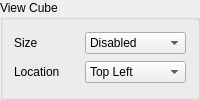
        <widget class="QGroupBox" name="ViewCubeGroup">
         <property name="title">
          <string>View Cube</string>
         </property>
         <layout class="QGridLayout" name="ViewCubeLayout">
          <item row="0" column="0">
           <widget class="QLabel" name="label_21">
            <property name="toolTip">
             <string>Choose the model-view navigation cube size, or disable it.</string>
            </property>
            <property name="buddy">
             <cstring>ViewCubeSizeCombo</cstring>
            </property>
            <property name="text">
             <string>Size</string>
            </property>
           </widget>
          </item>
          <item row="0" column="1">
           <widget class="QComboBox" name="ViewCubeSizeCombo">
            <property name="accessibleName">
             <string>View Cube</string>
            </property>
            <property name="toolTip">
             <string>Choose the model-view navigation cube size, or disable it.</string>
            </property>
            <item>
             <property name="text">
              <string>Disabled</string>
             </property>
            </item>
            <item>
             <property name="text">
              <string>Extra Small</string>
             </property>
            </item>
            <item>
             <property name="text">
              <string>Small</string>
             </property>
            </item>
            <item>
             <property name="text">
              <string>Medium</string>
             </property>
            </item>
            <item>
             <property name="text">
              <string>Large</string>
             </property>
            </item>
            <item>
             <property name="text">
              <string>Extra Large</string>
             </property>
            </item>
           </widget>
          </item>
          <item row="1" column="0">
           <widget class="QLabel" name="ViewCubeLocationLabel">
            <property name="toolTip">
             <string>Choose the corner for the model-view navigation cube.</string>
            </property>
            <property name="buddy">
             <cstring>ViewCubeLocationCombo</cstring>
            </property>
            <property name="text">
             <string>Location</string>
            </property>
           </widget>
          </item>
          <item row="1" column="1">
           <widget class="QComboBox" name="ViewCubeLocationCombo">
            <property name="accessibleName">
             <string>Location</string>
            </property>
            <property name="toolTip">
             <string>Choose the corner for the model-view navigation cube.</string>
            </property>
            <item>
             <property name="text">
              <string>Top Left</string>
             </property>
            </item>
            <item>
             <property name="text">
              <string>Top Right</string>
             </property>
            </item>
            <item>
             <property name="text">
              <string>Bottom Left</string>
             </property>
            </item>
            <item>
             <property name="text">
              <string>Bottom Right</string>
             </property>
            </item>
           </widget>
          </item>
         </layout>
        </widget>
